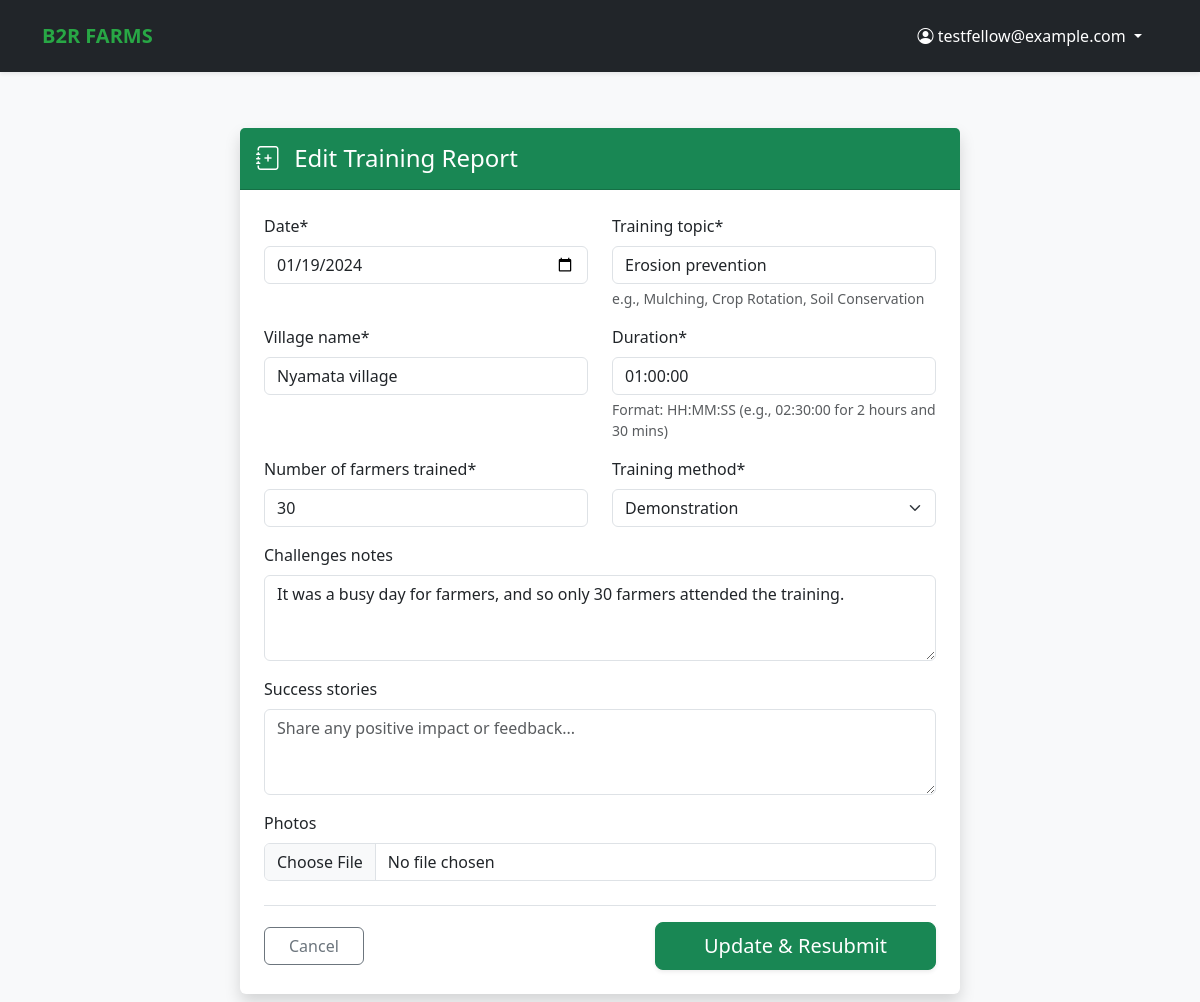
/activities/edit/1/ (signed in), run on the app's committed database.
### activities/models.py (models this page shows, shortened)
class TrainingActivity(models.Model):
    class Status(models.TextChoices):
        PENDING = 'PENDING', 'Pending Review'
        APPROVED = 'APPROVED', 'Approved'
        REVISION = 'REVISION', 'Needs Revision'
    fellow = models.ForeignKey(
        Fellow,
        on_delete=models.CASCADE,
        related_name='activities'
    )
    date = models.DateField(validators=[validate_not_future])
    sector = models.ForeignKey(
        Sector,
        on_delete=models.PROTECT,
        related_name='training_activities'
    )
    village_name = models.CharField(max_length=100)
    verified_village = models.CharField(
        max_length=100,
        blank=True,
        null=True,
        help_text="Standardized village name confirmed by Mentor upon approval."
    )
    number_of_farmers_trained = models.PositiveIntegerField(
        validators=[MinValueValidator(1, message="You must train at least one farmer.")]
    )
    training_topic = models.CharField(
        max_length=255,
        help_text="e.g., Mulching, Crop Rotation, Soil Conservation"
    )
    METHOD_CHOICES = [
        ('demonstration', 'Demonstration'),
        ('field_visit', 'Field Visit'),
        ('group_session', 'Group Session'),
        ('workshop', 'Workshop'),
    ]
    training_method = models.CharField(
        max_length=50,
        choices=METHOD_CHOICES
    )
    duration = models.DurationField(
        help_text="Format: HH:MM:SS (e.g., 02:30:00 for 2 hours and 30 mins)",
        default=timedelta(hours=1)
    )
    challenges_notes = models.TextField(blank=True, null=True)
    success_stories = models.TextField(blank=True, null=True)
    photos = models.ImageField(upload_to='training_photos/', blank=True, null=True)
    status = models.CharField(
        max_length=20,
        choices=Status.choices,
        default=Status.PENDING,
        help_text="The current approval status of this report."
    )
    approved_by = models.ForeignKey(
        settings.AUTH_USER_MODEL,
        on_delete=models.SET_NULL,
        null=True,
        blank=True,
        related_name='approved_activities'
    )
    is_resubmitted = models.BooleanField(default=False)
    mentor_comments = models.TextField(
        blank=True,
        null=True,
        help_text="Feedback provided by the assigned Mentor."
    )
    created_at = models.DateTimeField(auto_now_add=True)
    updated_at = models.DateTimeField(auto_now=True)
    class Meta:
        ordering = ['-date', 'sector__name']
        verbose_name_plural = "Training Activities"

### activities/views.py (the view)
# urls.py: path('edit/<int:pk>/', views.edit_report_view, name='edit_report'),
@login_required
def edit_report_view(request, pk):
    report = get_object_or_404(TrainingActivity, pk=pk, fellow__user=request.user)
    fellow_profile = get_object_or_404(Fellow, user=request.user)
    if request.method == 'POST':
        form = ActivityReportForm(request.POST, request.FILES, instance=report)
        if 'sector' in form.errors:
            del form.errors['sector']
        if form.is_valid():
            updated_report = form.save(commit=False)
            updated_report.sector = fellow_profile.assigned_sector
            if updated_report.status == 'REVISION':
                updated_report.status = 'PENDING'
                updated_report.is_resubmitted = True
            updated_report.save()
            messages.success(request, "Report updated and resubmitted!")
            return redirect('all_activities')
    else:
        form = ActivityReportForm(instance=report)
    return render(request, 'activities/submit_activity.html', {
        'form': form,
        'edit_mode': True,
        'report': report
    })

### activities/templates/activities/submit_activity.html (shortened to what this page needs)
{% extends 'base.html' %}
{% load crispy_forms_tags %}
{% block content %}
<div class="container mt-4">
    <div class="row justify-content-center">
        <div class="col-md-8">
            <div class="card shadow border-0">
                <div class="card-header bg-success text-white py-3">
                    <h3 class="mb-0 h4">
                        <i class="bi bi-journal-plus me-2"></i>
                        {% if edit_mode %}Edit Training Report{% else %}Submit Training Activity{% endif %}
                    </h3>
                </div>
                <div class="card-body p-4">
                    <form method="post" id="activityForm" enctype="multipart/form-data">
                        <div class="row">
                            <div class="col-md-6">
                                {{ form.date|as_crispy_field }}
                            </div>
                            <div class="col-md-6">
                                {{ form.training_topic|as_crispy_field }}
                            </div>
                        </div>
                        <div class="row">
                            <div class="col-md-6">
                                {{ form.village_name|as_crispy_field }}
                            </div>
                            <div class="col-md-6">
                                {{ form.duration|as_crispy_field }}
                            </div>
                        </div>
                        <div class="row">
                            <div class="col-md-6">
                                {{ form.number_of_farmers_trained|as_crispy_field }}
                            </div>
                            <div class="col-md-6">
                                {{ form.training_method|as_crispy_field }}
                            </div>
                        </div>
                        {{ form.challenges_notes|as_crispy_field }}
                        {{ form.success_stories|as_crispy_field }}
                        <div class="mb-3">
                            {{ form.photos|as_crispy_field }}
                        </div>
                        <div class="mt-4 d-flex justify-content-between align-items-center border-top pt-3">
                            <a href="{% url 'all_activities' %}" class="btn btn-outline-secondary px-4">
                                Cancel
                            </a>
                            <button type="submit" class="btn btn-success btn-lg px-5 shadow-sm">
                                {% if edit_mode %}Update & Resubmit{% else %}Submit Report{% endif %}
                            </button>
                        </div>
                    </form>
                </div>
            </div>
        </div>
    </div>
</div>
{% endblock %}

### bridge2Rwanda_fellowship_management_system/templates/base.html (shortened to what this page needs)
{% load static %}
<!DOCTYPE html>
<html lang="en">
<head>
    <link href="https://cdn.jsdelivr.net/npm/bootstrap@5.3.0/dist/css/bootstrap.min.css" rel="stylesheet">
    <link rel="stylesheet" href="https://cdn.jsdelivr.net/npm/bootstrap-icons@1.10.0/font/bootstrap-icons.css">
</head>
<body>
    <nav class="navbar navbar-expand-lg navbar-dark bg-dark shadow-sm py-3">
        <div class="container">
            <a class="navbar-brand" href="/">B2R FARMS</a>
            <div class="collapse navbar-collapse" id="navbarNav">
                <ul class="navbar-nav ms-auto">
                    {% if user.is_authenticated %}
                        <li class="nav-item dropdown">
                            <a class="nav-link dropdown-toggle btn btn-outline-secondary btn-sm px-3 text-white" href="#" id="userDropdown" role="button" data-bs-toggle="dropdown">
                                <i class="bi bi-person-circle"></i> {{ user.email }}
                            </a>
                        </li>
                    {% else %}
                        <li class="nav-item">
                            <a class="btn btn-success btn-sm px-4" href="{% url 'login' %}">Login</a>
                        </li>
                    {% endif %}
                </ul>
            </div>
        </div>
    </nav>
    <main class="container py-2">
        {% block content %}{% endblock %}
    </main>
</body>
</html>

### bridge2Rwanda_fellowship_management_system/templates/base.html (style rules this page uses)
.navbar-brand { font-weight: 800; color: #28a745 !important; }
body { background-color: #f8f9fa; font-family: 'Segoe UI', sans-serif; }

### data on the page
TrainingActivity: date "01/19/2024", training_topic "Erosion prevention", village_name "Nyamata village", duration "01:00:00", number_of_farmers_trained "30", training_method "Demonstration", challenges_notes "It was a busy day for farmers, and so only 30 farmers attended the training."

### other printed values
{{ user.email }} "testfellow@example.com"
